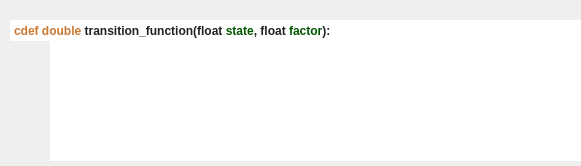
<?xml version="1.0" encoding="UTF-8"?>
<ui version="4.0">
 <class>TransitionFunction</class>
 <widget class="QDialog" name="TransitionFunction">
  <property name="geometry">
   <rect>
    <x>0</x>
    <y>0</y>
    <width>581</width>
    <height>166</height>
   </rect>
  </property>
  <property name="windowTitle">
   <string>Dialog</string>
  </property>
  <widget class="QTextEdit" name="te_tf">
   <property name="geometry">
    <rect>
     <x>50</x>
     <y>40</y>
     <width>551</width>
     <height>121</height>
    </rect>
   </property>
   <property name="frameShape">
    <enum>QFrame::NoFrame</enum>
   </property>
   <property name="frameShadow">
    <enum>QFrame::Plain</enum>
   </property>
   <property name="verticalScrollBarPolicy">
    <enum>Qt::ScrollBarAsNeeded</enum>
   </property>
   <property name="sizeAdjustPolicy">
    <enum>QAbstractScrollArea::AdjustToContents</enum>
   </property>
   <property name="html">
    <string>&lt;!DOCTYPE HTML PUBLIC &quot;-//W3C//DTD HTML 4.0//EN&quot; &quot;http://www.w3.org/TR/REC-html40/strict.dtd&quot;&gt;
&lt;html&gt;&lt;head&gt;&lt;meta name=&quot;qrichtext&quot; content=&quot;1&quot; /&gt;&lt;style type=&quot;text/css&quot;&gt;
p, li { white-space: pre-wrap; }
&lt;/style&gt;&lt;/head&gt;&lt;body style=&quot; font-family:'MS Shell Dlg 2'; font-size:7.8pt; font-weight:400; font-style:normal;&quot;&gt;
&lt;p style=&quot;-qt-paragraph-type:empty; margin-top:0px; margin-bottom:0px; margin-left:0px; margin-right:0px; -qt-block-indent:0; text-indent:0px;&quot;&gt;&lt;br /&gt;&lt;/p&gt;&lt;/body&gt;&lt;/html&gt;</string>
   </property>
  </widget>
  <widget class="QStackedWidget" name="stack_tf">
   <property name="geometry">
    <rect>
     <x>10</x>
     <y>20</y>
     <width>601</width>
     <height>21</height>
    </rect>
   </property>
   <property name="currentIndex">
    <number>1</number>
   </property>
   <widget class="QWidget" name="tf0">
    <widget class="QTextBrowser" name="te_tf0_name">
     <property name="geometry">
      <rect>
       <x>0</x>
       <y>0</y>
       <width>591</width>
       <height>21</height>
      </rect>
     </property>
     <property name="frameShape">
      <enum>QFrame::NoFrame</enum>
     </property>
     <property name="frameShadow">
      <enum>QFrame::Plain</enum>
     </property>
     <property name="verticalScrollBarPolicy">
      <enum>Qt::ScrollBarAlwaysOff</enum>
     </property>
     <property name="horizontalScrollBarPolicy">
      <enum>Qt::ScrollBarAlwaysOff</enum>
     </property>
     <property name="html">
      <string>&lt;!DOCTYPE HTML PUBLIC &quot;-//W3C//DTD HTML 4.0//EN&quot; &quot;http://www.w3.org/TR/REC-html40/strict.dtd&quot;&gt;
&lt;html&gt;&lt;head&gt;&lt;meta name=&quot;qrichtext&quot; content=&quot;1&quot; /&gt;&lt;style type=&quot;text/css&quot;&gt;
p, li { white-space: pre-wrap; }
&lt;/style&gt;&lt;/head&gt;&lt;body style=&quot; font-family:'MS Shell Dlg 2'; font-size:7.8pt; font-weight:400; font-style:normal;&quot;&gt;
&lt;p style=&quot; margin-top:0px; margin-bottom:0px; margin-left:0px; margin-right:0px; -qt-block-indent:0; text-indent:0px;&quot;&gt;&lt;span style=&quot; font-family:'Courier New'; font-size:9pt; font-weight:600; color:#cc7832;&quot;&gt;def &lt;/span&gt;&lt;span style=&quot; font-family:'Courier New'; font-size:9pt; font-weight:600; color:#1e2124;&quot;&gt;transition_function(&lt;/span&gt;&lt;span style=&quot; font-family:'Courier New'; font-size:9pt; font-weight:600; color:#005500;&quot;&gt;state&lt;/span&gt;&lt;span style=&quot; font-family:'Courier New'; font-size:9pt; font-weight:600; color:#1e2124;&quot;&gt;, &lt;/span&gt;&lt;span style=&quot; font-family:'Courier New'; font-size:9pt; font-weight:600; color:#005500;&quot;&gt;factor&lt;/span&gt;&lt;span style=&quot; font-family:'Courier New'; font-size:9pt; font-weight:600; color:#1e2124;&quot;&gt;):   &lt;/span&gt;&lt;/p&gt;&lt;/body&gt;&lt;/html&gt;</string>
     </property>
    </widget>
   </widget>
   <widget class="QWidget" name="tf1">
    <widget class="QTextBrowser" name="te_tf1_name">
     <property name="geometry">
      <rect>
       <x>0</x>
       <y>0</y>
       <width>591</width>
       <height>21</height>
      </rect>
     </property>
     <property name="frameShape">
      <enum>QFrame::NoFrame</enum>
     </property>
     <property name="frameShadow">
      <enum>QFrame::Plain</enum>
     </property>
     <property name="verticalScrollBarPolicy">
      <enum>Qt::ScrollBarAlwaysOff</enum>
     </property>
     <property name="horizontalScrollBarPolicy">
      <enum>Qt::ScrollBarAlwaysOff</enum>
     </property>
     <property name="html">
      <string>&lt;!DOCTYPE HTML PUBLIC &quot;-//W3C//DTD HTML 4.0//EN&quot; &quot;http://www.w3.org/TR/REC-html40/strict.dtd&quot;&gt;
&lt;html&gt;&lt;head&gt;&lt;meta name=&quot;qrichtext&quot; content=&quot;1&quot; /&gt;&lt;style type=&quot;text/css&quot;&gt;
p, li { white-space: pre-wrap; }
&lt;/style&gt;&lt;/head&gt;&lt;body style=&quot; font-family:'MS Shell Dlg 2'; font-size:7.8pt; font-weight:400; font-style:normal;&quot;&gt;
&lt;p style=&quot; margin-top:0px; margin-bottom:0px; margin-left:0px; margin-right:0px; -qt-block-indent:0; text-indent:0px;&quot;&gt;&lt;span style=&quot; font-family:'Courier New'; font-size:9pt; font-weight:600; color:#cc7832;&quot;&gt;cdef double &lt;/span&gt;&lt;span style=&quot; font-family:'Courier New'; font-size:9pt; font-weight:600; color:#1e2124;&quot;&gt;transition_function(float &lt;/span&gt;&lt;span style=&quot; font-family:'Courier New'; font-size:9pt; font-weight:600; color:#005500;&quot;&gt;state&lt;/span&gt;&lt;span style=&quot; font-family:'Courier New'; font-size:9pt; font-weight:600; color:#1e2124;&quot;&gt;, float &lt;/span&gt;&lt;span style=&quot; font-family:'Courier New'; font-size:9pt; font-weight:600; color:#005500;&quot;&gt;factor&lt;/span&gt;&lt;span style=&quot; font-family:'Courier New'; font-size:9pt; font-weight:600; color:#1e2124;&quot;&gt;):   &lt;/span&gt;&lt;/p&gt;&lt;/body&gt;&lt;/html&gt;</string>
     </property>
    </widget>
   </widget>
   <widget class="QWidget" name="tf2">
    <widget class="QTextBrowser" name="te_tf2_name">
     <property name="geometry">
      <rect>
       <x>0</x>
       <y>0</y>
       <width>591</width>
       <height>21</height>
      </rect>
     </property>
     <property name="frameShape">
      <enum>QFrame::NoFrame</enum>
     </property>
     <property name="frameShadow">
      <enum>QFrame::Plain</enum>
     </property>
     <property name="verticalScrollBarPolicy">
      <enum>Qt::ScrollBarAlwaysOff</enum>
     </property>
     <property name="horizontalScrollBarPolicy">
      <enum>Qt::ScrollBarAlwaysOff</enum>
     </property>
     <property name="html">
      <string>&lt;!DOCTYPE HTML PUBLIC &quot;-//W3C//DTD HTML 4.0//EN&quot; &quot;http://www.w3.org/TR/REC-html40/strict.dtd&quot;&gt;
&lt;html&gt;&lt;head&gt;&lt;meta name=&quot;qrichtext&quot; content=&quot;1&quot; /&gt;&lt;style type=&quot;text/css&quot;&gt;
p, li { white-space: pre-wrap; }
&lt;/style&gt;&lt;/head&gt;&lt;body style=&quot; font-family:'MS Shell Dlg 2'; font-size:7.8pt; font-weight:400; font-style:normal;&quot;&gt;
&lt;p style=&quot; margin-top:0px; margin-bottom:0px; margin-left:0px; margin-right:0px; -qt-block-indent:0; text-indent:0px;&quot;&gt;&lt;span style=&quot; font-family:'Courier New'; font-size:9pt; font-weight:600; color:#cc7832;&quot;&gt;cdef double &lt;/span&gt;&lt;span style=&quot; font-family:'Courier New'; font-size:9pt; font-weight:600; color:#1e2124;&quot;&gt;transition_function(tuple &lt;/span&gt;&lt;span style=&quot; font-family:'Courier New'; font-size:9pt; font-weight:600; color:#005500;&quot;&gt;state&lt;/span&gt;&lt;span style=&quot; font-family:'Courier New'; font-size:9pt; font-weight:600; color:#1e2124;&quot;&gt;, float &lt;/span&gt;&lt;span style=&quot; font-family:'Courier New'; font-size:9pt; font-weight:600; color:#005500;&quot;&gt;factor&lt;/span&gt;&lt;span style=&quot; font-family:'Courier New'; font-size:9pt; font-weight:600; color:#1e2124;&quot;&gt;):   &lt;/span&gt;&lt;/p&gt;&lt;/body&gt;&lt;/html&gt;</string>
     </property>
    </widget>
   </widget>
   <widget class="QWidget" name="tf3">
    <widget class="QTextBrowser" name="te_tf3_name">
     <property name="geometry">
      <rect>
       <x>0</x>
       <y>0</y>
       <width>521</width>
       <height>21</height>
      </rect>
     </property>
     <property name="frameShape">
      <enum>QFrame::NoFrame</enum>
     </property>
     <property name="frameShadow">
      <enum>QFrame::Plain</enum>
     </property>
     <property name="verticalScrollBarPolicy">
      <enum>Qt::ScrollBarAlwaysOff</enum>
     </property>
     <property name="horizontalScrollBarPolicy">
      <enum>Qt::ScrollBarAlwaysOff</enum>
     </property>
     <property name="html">
      <string>&lt;!DOCTYPE HTML PUBLIC &quot;-//W3C//DTD HTML 4.0//EN&quot; &quot;http://www.w3.org/TR/REC-html40/strict.dtd&quot;&gt;
&lt;html&gt;&lt;head&gt;&lt;meta name=&quot;qrichtext&quot; content=&quot;1&quot; /&gt;&lt;style type=&quot;text/css&quot;&gt;
p, li { white-space: pre-wrap; }
&lt;/style&gt;&lt;/head&gt;&lt;body style=&quot; font-family:'MS Shell Dlg 2'; font-size:7.8pt; font-weight:400; font-style:normal;&quot;&gt;
&lt;p style=&quot; margin-top:0px; margin-bottom:0px; margin-left:0px; margin-right:0px; -qt-block-indent:0; text-indent:0px;&quot;&gt;&lt;span style=&quot; font-family:'Courier New'; font-size:9pt; font-weight:600; color:#cc7832;&quot;&gt;cdef double &lt;/span&gt;&lt;span style=&quot; font-family:'Courier New'; font-size:9pt; font-weight:600; color:#1e2124;&quot;&gt;transition_function(float &lt;/span&gt;&lt;span style=&quot; font-family:'Courier New'; font-size:9pt; font-weight:600; color:#005500;&quot;&gt;state&lt;/span&gt;&lt;span style=&quot; font-family:'Courier New'; font-size:9pt; font-weight:600; color:#1e2124;&quot;&gt;, tuple &lt;/span&gt;&lt;span style=&quot; font-family:'Courier New'; font-size:9pt; font-weight:600; color:#005500;&quot;&gt;factor&lt;/span&gt;&lt;span style=&quot; font-family:'Courier New'; font-size:9pt; font-weight:600; color:#1e2124;&quot;&gt;):   &lt;/span&gt;&lt;/p&gt;&lt;/body&gt;&lt;/html&gt;</string>
     </property>
    </widget>
   </widget>
   <widget class="QWidget" name="tf4">
    <widget class="QTextBrowser" name="te_tf4_name">
     <property name="geometry">
      <rect>
       <x>0</x>
       <y>0</y>
       <width>591</width>
       <height>21</height>
      </rect>
     </property>
     <property name="frameShape">
      <enum>QFrame::NoFrame</enum>
     </property>
     <property name="frameShadow">
      <enum>QFrame::Plain</enum>
     </property>
     <property name="verticalScrollBarPolicy">
      <enum>Qt::ScrollBarAlwaysOff</enum>
     </property>
     <property name="horizontalScrollBarPolicy">
      <enum>Qt::ScrollBarAlwaysOff</enum>
     </property>
     <property name="html">
      <string>&lt;!DOCTYPE HTML PUBLIC &quot;-//W3C//DTD HTML 4.0//EN&quot; &quot;http://www.w3.org/TR/REC-html40/strict.dtd&quot;&gt;
&lt;html&gt;&lt;head&gt;&lt;meta name=&quot;qrichtext&quot; content=&quot;1&quot; /&gt;&lt;style type=&quot;text/css&quot;&gt;
p, li { white-space: pre-wrap; }
&lt;/style&gt;&lt;/head&gt;&lt;body style=&quot; font-family:'MS Shell Dlg 2'; font-size:7.8pt; font-weight:400; font-style:normal;&quot;&gt;
&lt;p style=&quot; margin-top:0px; margin-bottom:0px; margin-left:0px; margin-right:0px; -qt-block-indent:0; text-indent:0px;&quot;&gt;&lt;span style=&quot; font-family:'Courier New'; font-size:9pt; font-weight:600; color:#cc7832;&quot;&gt;cdef double &lt;/span&gt;&lt;span style=&quot; font-family:'Courier New'; font-size:9pt; font-weight:600; color:#1e2124;&quot;&gt;transition_function(tuple &lt;/span&gt;&lt;span style=&quot; font-family:'Courier New'; font-size:9pt; font-weight:600; color:#005500;&quot;&gt;state&lt;/span&gt;&lt;span style=&quot; font-family:'Courier New'; font-size:9pt; font-weight:600; color:#1e2124;&quot;&gt;, tuple &lt;/span&gt;&lt;span style=&quot; font-family:'Courier New'; font-size:9pt; font-weight:600; color:#005500;&quot;&gt;factor&lt;/span&gt;&lt;span style=&quot; font-family:'Courier New'; font-size:9pt; font-weight:600; color:#1e2124;&quot;&gt;):   &lt;/span&gt;&lt;/p&gt;&lt;/body&gt;&lt;/html&gt;</string>
     </property>
    </widget>
   </widget>
  </widget>
  <widget class="QPushButton" name="bu_right">
   <property name="geometry">
    <rect>
     <x>30</x>
     <y>6</y>
     <width>21</width>
     <height>21</height>
    </rect>
   </property>
   <property name="autoFillBackground">
    <bool>false</bool>
   </property>
   <property name="styleSheet">
    <string notr="true">background-color:rgb(255, 255, 255)</string>
   </property>
   <property name="text">
    <string/>
   </property>
   <property name="flat">
    <bool>true</bool>
   </property>
  </widget>
  <widget class="QPushButton" name="bu_left">
   <property name="geometry">
    <rect>
     <x>10</x>
     <y>6</y>
     <width>21</width>
     <height>21</height>
    </rect>
   </property>
   <property name="autoFillBackground">
    <bool>false</bool>
   </property>
   <property name="styleSheet">
    <string notr="true">background-color:rgb(255, 255, 255)</string>
   </property>
   <property name="text">
    <string/>
   </property>
   <property name="flat">
    <bool>true</bool>
   </property>
  </widget>
 </widget>
 <resources/>
 <connections/>
</ui>
